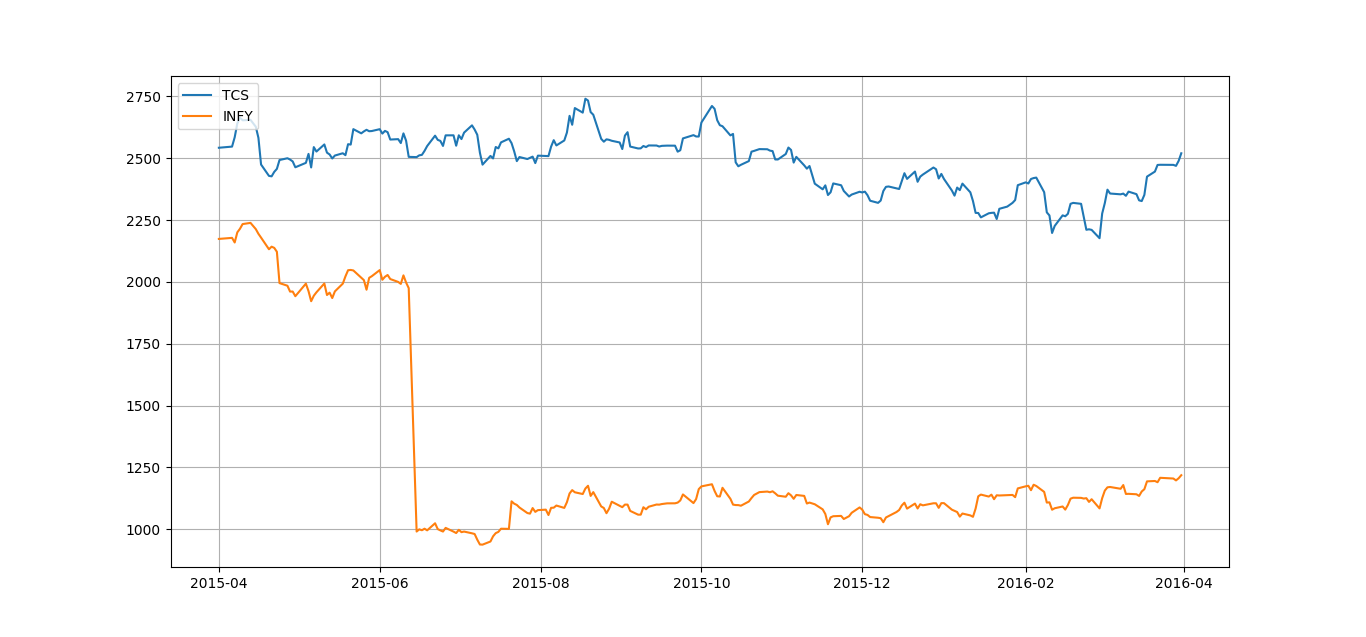

Recreate this plot in Python.
from datetime import date
import matplotlib.pylab as plt
from nsepy import get_history

tcs = get_history(symbol='TCS',
                   start=date(2015,4,1),
                   end=date(2016,3,31))

infy = get_history(symbol='INFY',
                   start=date(2015,4,1),
                   end=date(2016,3,31))

new_tcs=tcs["Close"]
new_infy = infy["Close"]

plt.figure(figsize=(15,10))
plt.grid(True)

plt.plot(new_tcs,label='TCS')
plt.plot(new_infy,label='INFY')

plt.legend(loc=2)
plt.show()
